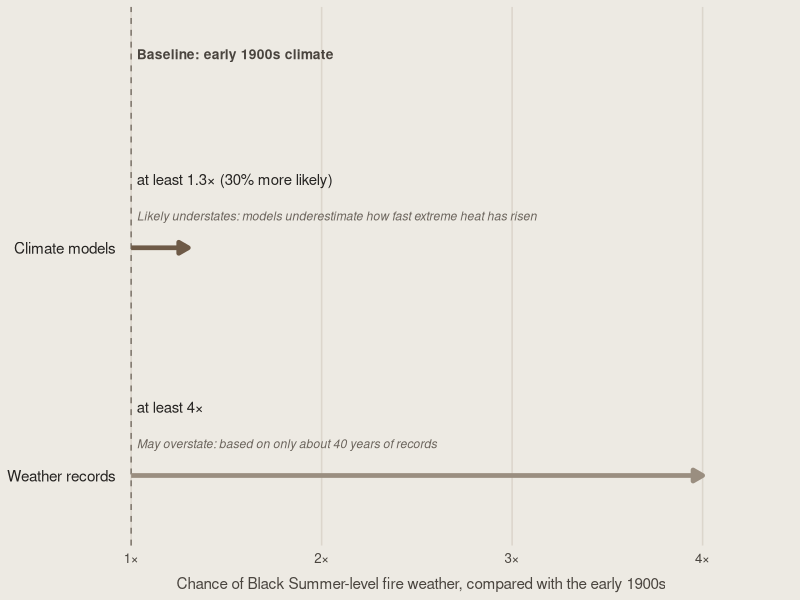

Here is the R script that generated this plot:
## ---- chunk 1
#| label: fig-odds
#| fig-cap: "Both kinds of evidence show that fire weather like Black Summer's is now more likely than in the early 1900s. Each arrow shows the smallest likely increase, so the true change could be larger.dSource: @vanoldenborgh2021."
#| fig-alt: "Arrow chart comparing the chance of Black Summer-level fire weather today with the early 1900s climate, which is the baseline. Climate models: at least 1.3 times as likely, or 30% more likely, and probably too low because models miss how fast extreme heat is rising. Weather records since 1979: at least 4 times as likely, but based on a short record and probably too high."
#| fig-width: 8
#| fig-height: 3.2
#| code-fold: true
#| warning: false
#| message: false

library(tidyverse)

odds <- tibble(
  evidence = c("models", "records"),
  y        = c(2, 1),
  at_least = c(1.3, 4),
  label    = c("at least 1.3× (30% more likely)", "at least 4×"),
  note     = c("Likely understates: models underestimate how fast extreme heat has risen",
               "May overstate: based on only about 40 years of records")
)

ggplot(odds, aes(y = y)) +
  geom_vline(xintercept = 1, colour = "#7A7268", linetype = "dashed") +
  annotate("text", x = 1.03, y = 2.85, hjust = 0, size = 3.5,
           fontface = "bold", colour = "#4A453F",
           label = "Baseline: early 1900s climate") +
  geom_segment(aes(x = 1, xend = at_least, yend = y, colour = evidence),
               linewidth = 1.6,
               arrow = arrow(length = unit(0.28, "cm"), type = "closed")) +
  geom_text(aes(x = 1.03, y = y + 0.30, label = label),
            hjust = 0, size = 3.8, colour = "#262422") +
  geom_text(aes(x = 1.03, y = y + 0.14, label = note),
            hjust = 0, size = 3.1, colour = "#6B645C", fontface = "italic") +
  scale_colour_manual(values = c(models = "#6E5A47", records = "#9A8E80"),
                      guide = "none") +
  scale_x_continuous(limits = c(1, 4.3), breaks = 1:4,
                     labels = c("1×", "2×", "3×", "4×"),
                     expand = expansion(mult = c(0, 0.02))) +
    scale_y_continuous(limits = c(0.8, 2.95), breaks = c(2, 1),
                     labels = c("Climate models", "Weather records")) +
  coord_cartesian(clip = "off") +
  labs(x = "Chance of Black Summer-level fire weather, compared with the early 1900s",
       y = NULL) +
  theme_minimal(base_size = 12) +
  theme(
    plot.background    = element_rect(fill = "#EDEAE3", colour = NA),
    plot.margin        = margin(5, 20, 5, 5),
    panel.grid.major.y = element_blank(),
    panel.grid.minor   = element_blank(),
    panel.grid.major.x = element_line(colour = "#DCD6CC"),
    text               = element_text(colour = "#262422"),
    axis.text.y        = element_text(hjust = 1, colour = "#262422", size = 11,
                                      margin = margin(r = 8)),
    axis.text.x        = element_text(colour = "#4A453F"),
    axis.title.x       = element_text(size = 11, colour = "#4A453F",
                                      hjust = 0.3, margin = margin(t = 8))
  )
